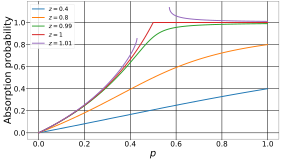

This chart was generated by the following Python code:
import numpy as np
import matplotlib.pyplot as plt


LABEL_FONT_SIZE = 40
TICK_WIDTH = 2
TICK_LENGTH = 4
TICK_LABEL_FONT_SIZE = int(LABEL_FONT_SIZE * 0.75)
LEGEND_FONT_SIZE = int(LABEL_FONT_SIZE * 0.6)


def make_presentable(
        ax,
        xlabel=None,
        ylabel=None,
        label_font_size=LABEL_FONT_SIZE,
        tick_width=TICK_WIDTH,
        tick_length=TICK_LENGTH,
        tick_color='k',
        tick_label_font_size=TICK_LABEL_FONT_SIZE,
        x_ticks=None,
        y_ticks=None,
        grid_line_width=2,
        grid_color='k',
        y_limits=None,
        x_limits=None,
        title='',
        legend=True,
        legend_loc='upper left',
        legend_font_size=LEGEND_FONT_SIZE):
    """Format plots for inclusion in technical documentation.

    Args:
        ax (matplotlib axis object): Axis onto which the plot is drawn.
        xlabel (string): x axis label. If None (the default) no label is used.
        ylabel (string): y axis label. If None (the default) no label is used.
        label_font_size (int): Font size for axis labels.
        tick_width (int): Width of tick marks.
        tick_length (int): Length of tick marks.
        tick_color (string): Tick color.
        tick_label_font_size (int): Size of tick labels.
        x_ticks (iterable of float): Values at which to draw x ticks.
        y_ticks (iterable of float): Values at which to draw y ticks.
        grid_line_width (int): Width of grid lines (default 2).
        grid_color (string): Grid line color (default 'k'=black).
        x_limits (tuple of float): (left, right) edges of plot.
        y_limits (tuple of float): (bottom, top) edge of plot.

    Nothing is returned. The axis object is updated.
    """
    for axis, ticks, label in [(ax.xaxis, x_ticks, xlabel),
                               (ax.yaxis, y_ticks, ylabel)]:
        if label is not None:
            axis.set_label_text(label)
        # ticks
        if ticks is not None:
            axis.set_ticks(ticks)
            axis.set_ticklabels([str(t) for t in ticks])
        axis.set_tick_params(length=tick_length, width=tick_width,
            color=tick_color, labelsize=tick_label_font_size)
        # Label font
        axis.get_label().set_fontsize(label_font_size)
    # grid
    ax.grid(linewidth=grid_line_width, color=grid_color)
    # x and y limits
    if x_limits is not None:
        left, right = x_limits
        ax.set_xlim(left=left, right=right)
    if y_limits is not None:
        bottom, top = y_limits
        ax.set_ylim(bottom=bottom, top=top)
    if legend:
        ax.legend(prop={'size': legend_font_size}, loc=legend_loc)

    ax.set_title(title, fontsize=label_font_size)


def P_minus_one(p, z):
    """Free generating function for one leftward step"""
    q = 1 - p
    f = np.sqrt(1 - 4*p*q*z**2)
    return (1 - f)/(2*q*z * f)


def P_zero(p, z):
    """Free generating function for zero steps, i.e. loop-back"""
    q = 1 - p
    f = np.sqrt(1 - 4*p*q*z**2)
    return 1 / f


def F_minus_one(p, z):
    """Absorbing generating function for one leftward step"""
    return P_minus_one(p, z) / P_zero(p, z)


def plot_F_minus_one(ps, zs):
    fig = plt.figure()
    ax = fig.add_subplot(111)
    for z in zs:
        plt.plot(ps, F_minus_one(ps, z), label='$z={}$'.format(z),
                 linewidth=4)
    make_presentable(ax,
                     xlabel='$p$',
                     ylabel='Absorption probability')
    return ax


def plot_P(ps, zs):
    colors = ['b', 'g', 'r', 'k', 'y']
    fig = plt.figure()
    ax = fig.add_subplot(111)
    for z, color in zip(zs, colors):
        plt.semilogy(ps, P_minus_one(ps, z),
                     color+'-',
                     label='$z={}$'.format(z),
                     linewidth=4)
        plt.semilogy(ps, P_zero(ps, z),
                     color+'--',
                     linewidth=4)
        make_presentable(ax,
                         xlabel='$p$',
                         ylabel='Generating function value')
